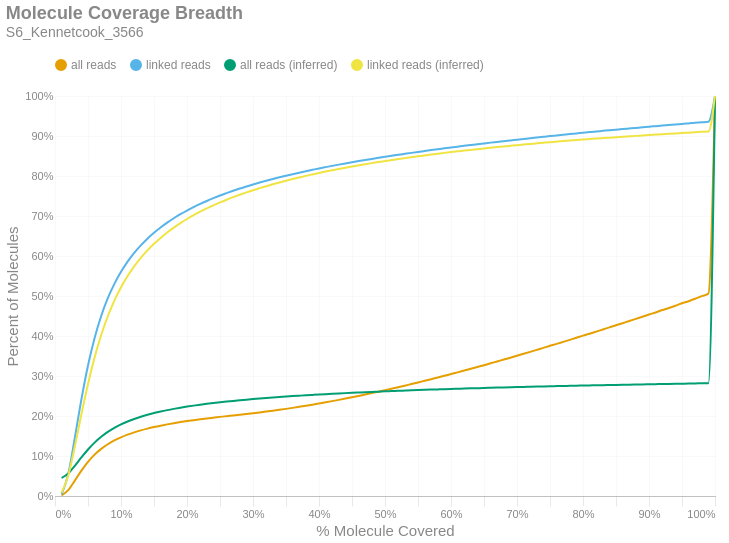

The notebook cell saved with this chart:
### Markdown cell above
### Molecule Read Coverage
This chart shows molecule coverage breadth as computed by the number of bases aligned to that molecule. In other words, "*how much of each unique long molecule is actually sequenced/aligned?*" Keep in mind there is a distinction between sequences and alignments, since some sequences belonging to a particular molecule may not align well and wouldn't appear in the alignment data. This chart also shows molecule coverage breadth as computed by the *inferred fragment* from which the aligned sequences originate. Unlike read coverage, this calculation takes into account the total insert size, including unsequenced gaps between the forward and reverse reads. Like the previous figures, these are cumulative percents.

### Code cell
if SKIPLR:
    print_html(f"Skipped")
else:
    binned_df = consolidated_hist(valids['coverage_bp'], mask, 0.01, True)
    binned_df_inf = consolidated_hist(valids['coverage_inserts'], mask, 0.01, True)
    binned_df = binned_df.with_columns(pl.lit(binned_df_inf['all reads (cumsum)']).alias('all reads (inferred)'))
    binned_df = binned_df.with_columns(pl.lit(binned_df_inf['linked reads (cumsum)']).alias('linked reads (inferred)'))
    binned_df = binned_df.with_columns(
        (pl.col('bin').cast(pl.Float64) + 0.01).alias('right_edge')
    )

    with SafeRender(binned_df):
        (
            density_plot(binned_df, 'Molecule Coverage Breadth', samplename, 'molcov', ['all reads (inferred)','linked reads (inferred)'])
            .encode(
                #x=alt.X('bin:Q', title="% Molecule Covered").axis(format = '%').scale(padding=0),
                x=alt.X('right_edge:Q', title="% Molecule Covered").axis(format='%').scale(padding=0),
                y=alt.Y('value:Q', title='Percent of Molecules')
                    .axis(format='%')
                    .stack(False)
                    .scale(domainMin=0, padding=0),
                color=alt.Color("key:N").scale(domain = ["all reads", "linked reads", "all reads (inferred)", "linked reads (inferred)"]),
                tooltip = [
                    alt.Tooltip("key:N", title = "Data Type"),
                    alt.Tooltip("range_label:N", title="% Molecule Covered"),
                    alt.Tooltip("value:Q", format = ".2%", title="% Molecules")
                ]
            )
        ).display()

### Figure 1 — Vega-Lite specification as saved in the notebook (floating-point values rounded to 4 significant figures)
{"width": "container", "height": 400, "config": {"title": {"anchor": "start", "dy": -15, "fontSize": 18, "color": "#888888", "subtitleColor": "#888888", "subtitleFontSize": 14}, "arc": {"fill": "#0072B2"}, "axis": {"domainColor": "#888888", "domainWidth": 0.5, "gridWidth": 0.2, "grid": false, "titleFontWeight": 400, "titleFontSize": 15, "labelFontSize": 11, "labelColor": "#888888", "tickColor": "#888888", "tickWidth": 0.2, "titleColor": "#888888"}, "axisBand": {"grid": false}, "axisX": {"grid": true, "tickSize": 10, "domainCap": "round"}, "axisY": {"domain": false, "grid": true, "tickSize": 0, "domainCap": "round"}, "background": "transparent", "header": {"labelFontSize": 15, "labelColor": "#888888", "titleFontSize": 15, "titleFontWeight": 600, "titleColor": "#888888"}, "legend": {"labelFont": "sans-serif", "labelFontSize": 12, "labelColor": "#888888", "symbolSize": 100, "symbolType": "circle", "titleFontSize": 12, "titlePadding": 10, "titleColor": "#888888", "title": null, "orient": "top"}, "range": {"category": ["#E69F00", "#56B4E9", "#009E73", "#F0E442", "#0072B2", "#D55E00", "#CC79A7", "#000000"], "diverging": ["#cfe8f3", "#a2d4ec", "#73bfe2", "#46abdb", "#1696d2", "#12719e"]}, "area": {"fill": "#0072B2", "fillOpacity": 0.7, "line": true, "strokeOpacity": 0.7}, "line": {"color": "#0072B2", "stroke": "#0072B2", "strokeWidth": 2}, "trail": {"color": "#0072B2", "stroke": "#0072B2", "strokeWidth": 0, "size": 1}, "point": {"filled": true, "fillOpacity": 1.0, "size": 95}, "text": {"color": "#888888", "fontSize": 11, "align": "right", "fontWeight": 400, "size": 11}, "bar": {"fill": "#0072B2", "stroke": null}, "view": {"stroke": null, "continuousWidth": 660, "continuousHeight": 400}}, "data": {"name": "data-5e71405392e8d7f303ddfbb2c38415be"}, "mark": {"type": "line", "interpolate": "monotone", "point": {"opacity": 0, "size": 275}}, "encoding": {"color": {"field": "key", "scale": {"domain": ["all reads", "linked reads", "all reads (inferred)", "linked reads (inferred)"]}, "type": "nominal"}, "tooltip": [{"field": "key", "title": "Data Type", "type": "nominal"}, {"field": "range_label", "title": "% Molecule Covered", "type": "nominal"}, {"field": "value", "format": ".2%", "title": "% Molecules", "type": "quantitative"}], "x": {"axis": {"format": "%"}, "field": "right_edge", "scale": {"padding": 0}, "title": "% Molecule Covered", "type": "quantitative"}, "y": {"axis": {"format": "%"}, "field": "value", "scale": {"domainMin": 0, "padding": 0}, "stack": false, "title": "Percent of Molecules", "type": "quantitative"}}, "params": [{"name": "param_c36ac31b6afebe62", "select": {"type": "point", "fields": ["key"]}, "bind": "legend"}], "title": {"text": "Molecule Coverage Breadth", "subtitle": "S6_Kennetcook_3566"}, "transform": [{"fold": ["all reads (cumsum)", "linked reads (cumsum)", "all reads (inferred)", "linked reads (inferred)"]}, {"calculate": "replace(datum.key, ' (cumsum)', '')", "as": "key"}, {"filter": {"param": "param_c36ac31b6afebe62"}}], "usermeta": {"embedOptions": {"downloadFileName": "S6_Kennetcook_3566.molcov"}}, "$schema": "https://vega.github.io/schema/vega-lite/v6.1.0.json", "datasets": {"data-5e71405392e8d7f303ddfbb2c38415be": [{"bin": "0.0", "interval": "0.0-0.01", "all reads": 0.001195, "linked reads": 0.003926, "all reads (cumsum)": 0.001195, "linked reads (cumsum)": 0.003926, "range_label": "0.0-0.01", "all reads (inferred)": 0.04499, "linked reads (inferred)": 0.00815, "right_edge": 0.01}, {"bin": "0.01", "interval": "0.01-0.02", "all reads": 0.0134, "linked reads": 0.05029, "all reads (cumsum)": 0.0146, "linked reads (cumsum)": 0.05421, "range_label": "0.01-0.02", "all reads (inferred)": 0.05645, "linked reads (inferred)": 0.05082, "right_edge": 0.02}, {"bin": "0.02", "interval": "0.02-0.03", "all reads": 0.02381, "linked reads": 0.0909, "all reads (cumsum)": 0.03841, "linked reads (cumsum)": 0.1451, "range_label": "0.02-0.03", "all reads (inferred)": 0.07551, "linked reads (inferred)": 0.1236, "right_edge": 0.03}, {"bin": "0.03", "interval": "0.03-0.04", "all reads": 0.02512, "linked reads": 0.09636, "all reads (cumsum)": 0.06352, "linked reads (cumsum)": 0.2415, "range_label": "0.03-0.04", "all reads (inferred)": 0.0965, "linked reads (inferred)": 0.2042, "right_edge": 0.04}, {"bin": "0.04", "interval": "0.04-0.05", "all reads": 0.02201, "linked reads": 0.08459, "all reads (cumsum)": 0.08553, "linked reads (cumsum)": 0.3261, "range_label": "0.04-0.05", "all reads (inferred)": 0.1163, "linked reads (inferred)": 0.2802, "right_edge": 0.05}, {"bin": "0.05", "interval": "0.05-0.06", "all reads": 0.01797, "linked reads": 0.06906, "all reads (cumsum)": 0.1035, "linked reads (cumsum)": 0.3951, "range_label": "0.05-0.06", "all reads (inferred)": 0.1335, "linked reads (inferred)": 0.3466, "right_edge": 0.06}, {"bin": "0.06", "interval": "0.06-0.07", "all reads": 0.01433, "linked reads": 0.05499, "all reads (cumsum)": 0.1178, "linked reads (cumsum)": 0.4501, "range_label": "0.06-0.07", "all reads (inferred)": 0.148, "linked reads (inferred)": 0.4026, "right_edge": 0.07}, {"bin": "0.07", "interval": "0.07-0.08", "all reads": 0.01157, "linked reads": 0.04435, "all reads (cumsum)": 0.1294, "linked reads (cumsum)": 0.4945, "range_label": "0.07-0.08", "all reads (inferred)": 0.1602, "linked reads (inferred)": 0.4494, "right_edge": 0.08}, {"bin": "0.08", "interval": "0.08-0.09", "all reads": 0.009395, "linked reads": 0.03594, "all reads (cumsum)": 0.1388, "linked reads (cumsum)": 0.5304, "range_label": "0.08-0.09", "all reads (inferred)": 0.1704, "linked reads (inferred)": 0.4886, "right_edge": 0.09}, {"bin": "0.09", "interval": "0.09-0.1", "all reads": 0.007856, "linked reads": 0.03, "all reads (cumsum)": 0.1466, "linked reads (cumsum)": 0.5604, "range_label": "0.09-0.1", "all reads (inferred)": 0.179, "linked reads (inferred)": 0.5217, "right_edge": 0.1}, {"bin": "0.1", "interval": "0.1-0.11", "all reads": 0.00665, "linked reads": 0.02537, "all reads (cumsum)": 0.1533, "linked reads (cumsum)": 0.5858, "range_label": "0.1-0.11", "all reads (inferred)": 0.1863, "linked reads (inferred)": 0.5499, "right_edge": 0.11}, {"bin": "0.11", "interval": "0.11-0.12", "all reads": 0.005743, "linked reads": 0.02184, "all reads (cumsum)": 0.159, "linked reads (cumsum)": 0.6076, "range_label": "0.11-0.12", "all reads (inferred)": 0.1926, "linked reads (inferred)": 0.5742, "right_edge": 0.12}, {"bin": "0.12", "interval": "0.12-0.13", "all reads": 0.004987, "linked reads": 0.01896, "all reads (cumsum)": 0.164, "linked reads (cumsum)": 0.6266, "range_label": "0.12-0.13", "all reads (inferred)": 0.1981, "linked reads (inferred)": 0.5952, "right_edge": 0.13}, {"bin": "0.13", "interval": "0.13-0.14", "all reads": 0.004425, "linked reads": 0.01679, "all reads (cumsum)": 0.1684, "linked reads (cumsum)": 0.6434, "range_label": "0.13-0.14", "all reads (inferred)": 0.203, "linked reads (inferred)": 0.6139, "right_edge": 0.14}, {"bin": "0.14", "interval": "0.14-0.15", "all reads": 0.003898, "linked reads": 0.01475, "all reads (cumsum)": 0.1723, "linked reads (cumsum)": 0.6581, "range_label": "0.14-0.15", "all reads (inferred)": 0.2073, "linked reads (inferred)": 0.6304, "right_edge": 0.15}, {"bin": "0.15", "interval": "0.15-0.16", "all reads": 0.003507, "linked reads": 0.0132, "all reads (cumsum)": 0.1759, "linked reads (cumsum)": 0.6713, "range_label": "0.15-0.16", "all reads (inferred)": 0.2111, "linked reads (inferred)": 0.6453, "right_edge": 0.16}, {"bin": "0.16", "interval": "0.16-0.17", "all reads": 0.003203, "linked reads": 0.01203, "all reads (cumsum)": 0.1791, "linked reads (cumsum)": 0.6834, "range_label": "0.16-0.17", "all reads (inferred)": 0.2146, "linked reads (inferred)": 0.6587, "right_edge": 0.17}, {"bin": "0.17", "interval": "0.17-0.18", "all reads": 0.002954, "linked reads": 0.01103, "all reads (cumsum)": 0.182, "linked reads (cumsum)": 0.6944, "range_label": "0.17-0.18", "all reads (inferred)": 0.2178, "linked reads (inferred)": 0.6709, "right_edge": 0.18}, {"bin": "0.18", "interval": "0.18-0.19", "all reads": 0.00272, "linked reads": 0.01005, "all reads (cumsum)": 0.1847, "linked reads (cumsum)": 0.7044, "range_label": "0.18-0.19", "all reads (inferred)": 0.2208, "linked reads (inferred)": 0.6822, "right_edge": 0.19}, {"bin": "0.19", "interval": "0.19-0.2", "all reads": 0.002521, "linked reads": 0.009235, "all reads (cumsum)": 0.1873, "linked reads (cumsum)": 0.7137, "range_label": "0.19-0.2", "all reads (inferred)": 0.2235, "linked reads (inferred)": 0.6925, "right_edge": 0.2}, {"bin": "0.2", "interval": "0.2-0.21", "all reads": 0.002351, "linked reads": 0.008531, "all reads (cumsum)": 0.1896, "linked reads (cumsum)": 0.7222, "range_label": "0.2-0.21", "all reads (inferred)": 0.2259, "linked reads (inferred)": 0.7019, "right_edge": 0.21}, {"bin": "0.21", "interval": "0.21-0.22", "all reads": 0.002215, "linked reads": 0.007989, "all reads (cumsum)": 0.1918, "linked reads (cumsum)": 0.7302, "range_label": "0.21-0.22", "all reads (inferred)": 0.2282, "linked reads (inferred)": 0.7107, "right_edge": 0.22}, {"bin": "0.22", "interval": "0.22-0.23", "all reads": 0.002083, "linked reads": 0.007394, "all reads (cumsum)": 0.1939, "linked reads (cumsum)": 0.7376, "range_label": "0.22-0.23", "all reads (inferred)": 0.2304, "linked reads (inferred)": 0.7189, "right_edge": 0.23}, {"bin": "0.23", "interval": "0.23-0.24", "all reads": 0.001986, "linked reads": 0.006947, "all reads (cumsum)": 0.1959, "linked reads (cumsum)": 0.7445, "range_label": "0.23-0.24", "all reads (inferred)": 0.2324, "linked reads (inferred)": 0.7267, "right_edge": 0.24}, {"bin": "0.24", "interval": "0.24-0.25", "all reads": 0.001934, "linked reads": 0.006679, "all reads (cumsum)": 0.1978, "linked reads (cumsum)": 0.7512, "range_label": "0.24-0.25", "all reads (inferred)": 0.2343, "linked reads (inferred)": 0.7339, "right_edge": 0.25}, {"bin": "0.25", "interval": "0.25-0.26", "all reads": 0.001783, "linked reads": 0.006043, "all reads (cumsum)": 0.1996, "linked reads (cumsum)": 0.7572, "range_label": "0.25-0.26", "all reads (inferred)": 0.2361, "linked reads (inferred)": 0.7406, "right_edge": 0.26}, {"bin": "0.26", "interval": "0.26-0.27", "all reads": 0.00177, "linked reads": 0.00585, "all reads (cumsum)": 0.2014, "linked reads (cumsum)": 0.7631, "range_label": "0.26-0.27", "all reads (inferred)": 0.2378, "linked reads (inferred)": 0.747, "right_edge": 0.27}, {"bin": "0.27", "interval": "0.27-0.28", "all reads": 0.001793, "linked reads": 0.005603, "all reads (cumsum)": 0.2032, "linked reads (cumsum)": 0.7687, "range_label": "0.27-0.28", "all reads (inferred)": 0.2394, "linked reads (inferred)": 0.7532, "right_edge": 0.28}, {"bin": "0.28", "interval": "0.28-0.29", "all reads": 0.001832, "linked reads": 0.005237, "all reads (cumsum)": 0.205, "linked reads (cumsum)": 0.7739, "range_label": "0.28-0.29", "all reads (inferred)": 0.2409, "linked reads (inferred)": 0.759, "right_edge": 0.29}, {"bin": "0.29", "interval": "0.29-0.3", "all reads": 0.001905, "linked reads": 0.005, "all reads (cumsum)": 0.2069, "linked reads (cumsum)": 0.7789, "range_label": "0.29-0.3", "all reads (inferred)": 0.2424, "linked reads (inferred)": 0.7645, "right_edge": 0.3}, {"bin": "0.3", "interval": "0.3-0.31", "all reads": 0.001966, "linked reads": 0.004671, "all reads (cumsum)": 0.2089, "linked reads (cumsum)": 0.7836, "range_label": "0.3-0.31", "all reads (inferred)": 0.2437, "linked reads (inferred)": 0.7696, "right_edge": 0.31}, {"bin": "0.31", "interval": "0.31-0.32", "all reads": 0.002093, "linked reads": 0.00453, "all reads (cumsum)": 0.211, "linked reads (cumsum)": 0.7881, "range_label": "0.31-0.32", "all reads (inferred)": 0.245, "linked reads (inferred)": 0.7746, "right_edge": 0.32}, {"bin": "0.32", "interval": "0.32-0.33", "all reads": 0.002203, "linked reads": 0.004327, "all reads (cumsum)": 0.2132, "linked reads (cumsum)": 0.7925, "range_label": "0.32-0.33", "all reads (inferred)": 0.2463, "linked reads (inferred)": 0.7793, "right_edge": 0.33}, {"bin": "0.33", "interval": "0.33-0.34", "all reads": 0.002293, "linked reads": 0.004211, "all reads (cumsum)": 0.2155, "linked reads (cumsum)": 0.7967, "range_label": "0.33-0.34", "all reads (inferred)": 0.2475, "linked reads (inferred)": 0.7839, "right_edge": 0.34}, {"bin": "0.34", "interval": "0.34-0.35", "all reads": 0.002368, "linked reads": 0.004015, "all reads (cumsum)": 0.2178, "linked reads (cumsum)": 0.8007, "range_label": "0.34-0.35", "all reads (inferred)": 0.2486, "linked reads (inferred)": 0.7882, "right_edge": 0.35}, {"bin": "0.35", "interval": "0.35-0.36", "all reads": 0.002459, "linked reads": 0.003875, "all reads (cumsum)": 0.2203, "linked reads (cumsum)": 0.8046, "range_label": "0.35-0.36", "all reads (inferred)": 0.2497, "linked reads (inferred)": 0.7924, "right_edge": 0.36}, {"bin": "0.36", "interval": "0.36-0.37", "all reads": 0.00257, "linked reads": 0.00377, "all reads (cumsum)": 0.2229, "linked reads (cumsum)": 0.8083, "range_label": "0.36-0.37", "all reads (inferred)": 0.2507, "linked reads (inferred)": 0.7964, "right_edge": 0.37}, {"bin": "0.37", "interval": "0.37-0.38", "all reads": 0.002664, "linked reads": 0.003608, "all reads (cumsum)": 0.2255, "linked reads (cumsum)": 0.8119, "range_label": "0.37-0.38", "all reads (inferred)": 0.2518, "linked reads (inferred)": 0.8003, "right_edge": 0.38}, {"bin": "0.38", "interval": "0.38-0.39", "all reads": 0.002758, "linked reads": 0.003479, "all reads (cumsum)": 0.2283, "linked reads (cumsum)": 0.8154, "range_label": "0.38-0.39", "all reads (inferred)": 0.2528, "linked reads (inferred)": 0.804, "right_edge": 0.39}, {"bin": "0.39", "interval": "0.39-0.4", "all reads": 0.002912, "linked reads": 0.003471, "all reads (cumsum)": 0.2312, "linked reads (cumsum)": 0.8189, "range_label": "0.39-0.4", "all reads (inferred)": 0.2537, "linked reads (inferred)": 0.8076, "right_edge": 0.4}, {"bin": "0.4", "interval": "0.4-0.41", "all reads": 0.002932, "linked reads": 0.003256, "all reads (cumsum)": 0.2341, "linked reads (cumsum)": 0.8221, "range_label": "0.4-0.41", "all reads (inferred)": 0.2546, "linked reads (inferred)": 0.811, "right_edge": 0.41}, {"bin": "0.41", "interval": "0.41-0.42", "all reads": 0.003046, "linked reads": 0.003177, "all reads (cumsum)": 0.2372, "linked reads (cumsum)": 0.8253, "range_label": "0.41-0.42", "all reads (inferred)": 0.2555, "linked reads (inferred)": 0.8144, "right_edge": 0.42}, {"bin": "0.42", "interval": "0.42-0.43", "all reads": 0.003152, "linked reads": 0.00308, "all reads (cumsum)": 0.2403, "linked reads (cumsum)": 0.8284, "range_label": "0.42-0.43", "all reads (inferred)": 0.2564, "linked reads (inferred)": 0.8176, "right_edge": 0.43}, {"bin": "0.43", "interval": "0.43-0.44", "all reads": 0.003207, "linked reads": 0.003012, "all reads (cumsum)": 0.2435, "linked reads (cumsum)": 0.8314, "range_label": "0.43-0.44", "all reads (inferred)": 0.2572, "linked reads (inferred)": 0.8207, "right_edge": 0.44}, {"bin": "0.44", "interval": "0.44-0.45", "all reads": 0.003315, "linked reads": 0.002976, "all reads (cumsum)": 0.2468, "linked reads (cumsum)": 0.8344, "range_label": "0.44-0.45", "all reads (inferred)": 0.258, "linked reads (inferred)": 0.8237, "right_edge": 0.45}, {"bin": "0.45", "interval": "0.45-0.46", "all reads": 0.003394, "linked reads": 0.002846, "all reads (cumsum)": 0.2502, "linked reads (cumsum)": 0.8372, "range_label": "0.45-0.46", "all reads (inferred)": 0.2588, "linked reads (inferred)": 0.8266, "right_edge": 0.46}, {"bin": "0.46", "interval": "0.46-0.47", "all reads": 0.003431, "linked reads": 0.002775, "all reads (cumsum)": 0.2537, "linked reads (cumsum)": 0.84, "range_label": "0.46-0.47", "all reads (inferred)": 0.2595, "linked reads (inferred)": 0.8295, "right_edge": 0.47}, {"bin": "0.47", "interval": "0.47-0.48", "all reads": 0.003554, "linked reads": 0.002719, "all reads (cumsum)": 0.2572, "linked reads (cumsum)": 0.8427, "range_label": "0.47-0.48", "all reads (inferred)": 0.2602, "linked reads (inferred)": 0.8322, "right_edge": 0.48}, {"bin": "0.48", "interval": "0.48-0.49", "all reads": 0.003476, "linked reads": 0.002681, "all reads (cumsum)": 0.2607, "linked reads (cumsum)": 0.8454, "range_label": "0.48-0.49", "all reads (inferred)": 0.2609, "linked reads (inferred)": 0.8348, "right_edge": 0.49}, {"bin": "0.49", "interval": "0.49-0.5", "all reads": 0.003914, "linked reads": 0.002611, "all reads (cumsum)": 0.2646, "linked reads (cumsum)": 0.848, "range_label": "0.49-0.5", "all reads (inferred)": 0.2616, "linked reads (inferred)": 0.8375, "right_edge": 0.5}, {"bin": "0.5", "interval": "0.5-0.51", "all reads": 0.003443, "linked reads": 0.002457, "all reads (cumsum)": 0.2681, "linked reads (cumsum)": 0.8505, "range_label": "0.5-0.51", "all reads (inferred)": 0.2623, "linked reads (inferred)": 0.8399, "right_edge": 0.51}, {"bin": "0.51", "interval": "0.51-0.52", "all reads": 0.003905, "linked reads": 0.002538, "all reads (cumsum)": 0.272, "linked reads (cumsum)": 0.853, "range_label": "0.51-0.52", "all reads (inferred)": 0.2629, "linked reads (inferred)": 0.8424, "right_edge": 0.52}, {"bin": "0.52", "interval": "0.52-0.53", "all reads": 0.003844, "linked reads": 0.002398, "all reads (cumsum)": 0.2758, "linked reads (cumsum)": 0.8554, "range_label": "0.52-0.53", "all reads (inferred)": 0.2636, "linked reads (inferred)": 0.8447, "right_edge": 0.53}, {"bin": "0.53", "interval": "0.53-0.54", "all reads": 0.003978, "linked reads": 0.002395, "all reads (cumsum)": 0.2798, "linked reads (cumsum)": 0.8578, "range_label": "0.53-0.54", "all reads (inferred)": 0.2642, "linked reads (inferred)": 0.847, "right_edge": 0.54}, {"bin": "0.54", "interval": "0.54-0.55", "all reads": 0.003974, "linked reads": 0.002355, "all reads (cumsum)": 0.2838, "linked reads (cumsum)": 0.8602, "range_label": "0.54-0.55", "all reads (inferred)": 0.2648, "linked reads (inferred)": 0.8493, "right_edge": 0.55}, {"bin": "0.55", "interval": "0.55-0.56", "all reads": 0.004142, "linked reads": 0.002289, "all reads (cumsum)": 0.2879, "linked reads (cumsum)": 0.8625, "range_label": "0.55-0.56", "all reads (inferred)": 0.2654, "linked reads (inferred)": 0.8515, "right_edge": 0.56}, {"bin": "0.56", "interval": "0.56-0.57", "all reads": 0.004142, "linked reads": 0.002266, "all reads (cumsum)": 0.292, "linked reads (cumsum)": 0.8647, "range_label": "0.56-0.57", "all reads (inferred)": 0.266, "linked reads (inferred)": 0.8537, "right_edge": 0.57}, {"bin": "0.57", "interval": "0.57-0.58", "all reads": 0.004126, "linked reads": 0.002227, "all reads (cumsum)": 0.2962, "linked reads (cumsum)": 0.8669, "range_label": "0.57-0.58", "all reads (inferred)": 0.2665, "linked reads (inferred)": 0.8557, "right_edge": 0.58}, {"bin": "0.58", "interval": "0.58-0.59", "all reads": 0.004234, "linked reads": 0.002188, "all reads (cumsum)": 0.3004, "linked reads (cumsum)": 0.8691, "range_label": "0.58-0.59", "all reads (inferred)": 0.2671, "linked reads (inferred)": 0.8578, "right_edge": 0.59}, {"bin": "0.59", "interval": "0.59-0.6", "all reads": 0.004422, "linked reads": 0.002207, "all reads (cumsum)": 0.3048, "linked reads (cumsum)": 0.8713, "range_label": "0.59-0.6", "all reads (inferred)": 0.2676, "linked reads (inferred)": 0.8598, "right_edge": 0.6}, {"bin": "0.6", "interval": "0.6-0.61", "all reads": 0.00427, "linked reads": 0.002072, "all reads (cumsum)": 0.3091, "linked reads (cumsum)": 0.8734, "range_label": "0.6-0.61", "all reads (inferred)": 0.2681, "linked reads (inferred)": 0.8616, "right_edge": 0.61}, {"bin": "0.61", "interval": "0.61-0.62", "all reads": 0.0045, "linked reads": 0.002088, "all reads (cumsum)": 0.3136, "linked reads (cumsum)": 0.8755, "range_label": "0.61-0.62", "all reads (inferred)": 0.2686, "linked reads (inferred)": 0.8635, "right_edge": 0.62}, {"bin": "0.62", "interval": "0.62-0.63", "all reads": 0.004449, "linked reads": 0.002, "all reads (cumsum)": 0.318, "linked reads (cumsum)": 0.8775, "range_label": "0.62-0.63", "all reads (inferred)": 0.2691, "linked reads (inferred)": 0.8653, "right_edge": 0.63}, {"bin": "0.63", "interval": "0.63-0.64", "all reads": 0.00454, "linked reads": 0.002025, "all reads (cumsum)": 0.3226, "linked reads (cumsum)": 0.8795, "range_label": "0.63-0.64", "all reads (inferred)": 0.2696, "linked reads (inferred)": 0.8671, "right_edge": 0.64}, {"bin": "0.64", "interval": "0.64-0.65", "all reads": 0.004511, "linked reads": 0.001957, "all reads (cumsum)": 0.3271, "linked reads (cumsum)": 0.8815, "range_label": "0.64-0.65", "all reads (inferred)": 0.2701, "linked reads (inferred)": 0.8689, "right_edge": 0.65}, {"bin": "0.65", "interval": "0.65-0.66", "all reads": 0.004734, "linked reads": 0.001958, "all reads (cumsum)": 0.3318, "linked reads (cumsum)": 0.8834, "range_label": "0.65-0.66", "all reads (inferred)": 0.2705, "linked reads (inferred)": 0.8706, "right_edge": 0.66}, {"bin": "0.66", "interval": "0.66-0.67", "all reads": 0.004561, "linked reads": 0.001827, "all reads (cumsum)": 0.3364, "linked reads (cumsum)": 0.8853, "range_label": "0.66-0.67", "all reads (inferred)": 0.271, "linked reads (inferred)": 0.8723, "right_edge": 0.67}, {"bin": "0.67", "interval": "0.67-0.68", "all reads": 0.004781, "linked reads": 0.001894, "all reads (cumsum)": 0.3412, "linked reads (cumsum)": 0.8872, "range_label": "0.67-0.68", "all reads (inferred)": 0.2715, "linked reads (inferred)": 0.8739, "right_edge": 0.68}, {"bin": "0.68", "interval": "0.68-0.69", "all reads": 0.004663, "linked reads": 0.001808, "all reads (cumsum)": 0.3458, "linked reads (cumsum)": 0.889, "range_label": "0.68-0.69", "all reads (inferred)": 0.2719, "linked reads (inferred)": 0.8756, "right_edge": 0.69}, {"bin": "0.69", "interval": "0.69-0.7", "all reads": 0.004872, "linked reads": 0.001865, "all reads (cumsum)": 0.3507, "linked reads (cumsum)": 0.8908, "range_label": "0.69-0.7", "all reads (inferred)": 0.2723, "linked reads (inferred)": 0.8772, "right_edge": 0.7}, {"bin": "0.7", "interval": "0.7-0.71", "all reads": 0.004815, "linked reads": 0.001811, "all reads (cumsum)": 0.3555, "linked reads (cumsum)": 0.8926, "range_label": "0.7-0.71", "all reads (inferred)": 0.2727, "linked reads (inferred)": 0.8787, "right_edge": 0.71}, {"bin": "0.71", "interval": "0.71-0.72", "all reads": 0.004886, "linked reads": 0.001818, "all reads (cumsum)": 0.3604, "linked reads (cumsum)": 0.8945, "range_label": "0.71-0.72", "all reads (inferred)": 0.2732, "linked reads (inferred)": 0.8802, "right_edge": 0.72}, {"bin": "0.72", "interval": "0.72-0.73", "all reads": 0.004992, "linked reads": 0.001785, "all reads (cumsum)": 0.3654, "linked reads (cumsum)": 0.8963, "range_label": "0.72-0.73", "all reads (inferred)": 0.2736, "linked reads (inferred)": 0.8817, "right_edge": 0.73}, {"bin": "0.73", "interval": "0.73-0.74", "all reads": 0.004847, "linked reads": 0.001773, "all reads (cumsum)": 0.3702, "linked reads (cumsum)": 0.898, "range_label": "0.73-0.74", "all reads (inferred)": 0.274, "linked reads (inferred)": 0.8831, "right_edge": 0.74}, {"bin": "0.74", "interval": "0.74-0.75", "all reads": 0.005182, "linked reads": 0.001755, "all reads (cumsum)": 0.3754, "linked reads (cumsum)": 0.8998, "range_label": "0.74-0.75", "all reads (inferred)": 0.2744, "linked reads (inferred)": 0.8846, "right_edge": 0.75}, {"bin": "0.75", "interval": "0.75-0.76", "all reads": 0.004825, "linked reads": 0.001681, "all reads (cumsum)": 0.3802, "linked reads (cumsum)": 0.9015, "range_label": "0.75-0.76", "all reads (inferred)": 0.2747, "linked reads (inferred)": 0.8859, "right_edge": 0.76}, {"bin": "0.76", "interval": "0.76-0.77", "all reads": 0.005059, "linked reads": 0.001689, "all reads (cumsum)": 0.3853, "linked reads (cumsum)": 0.9032, "range_label": "0.76-0.77", "all reads (inferred)": 0.2751, "linked reads (inferred)": 0.8872, "right_edge": 0.77}, {"bin": "0.77", "interval": "0.77-0.78", "all reads": 0.00509, "linked reads": 0.00171, "all reads (cumsum)": 0.3904, "linked reads (cumsum)": 0.9049, "range_label": "0.77-0.78", "all reads (inferred)": 0.2755, "linked reads (inferred)": 0.8886, "right_edge": 0.78}, {"bin": "0.78", "interval": "0.78-0.79", "all reads": 0.005083, "linked reads": 0.001605, "all reads (cumsum)": 0.3955, "linked reads (cumsum)": 0.9065, "range_label": "0.78-0.79", "all reads (inferred)": 0.2758, "linked reads (inferred)": 0.8898, "right_edge": 0.79}, {"bin": "0.79", "interval": "0.79-0.8", "all reads": 0.005367, "linked reads": 0.001672, "all reads (cumsum)": 0.4008, "linked reads (cumsum)": 0.9081, "range_label": "0.79-0.8", "all reads (inferred)": 0.2762, "linked reads (inferred)": 0.8911, "right_edge": 0.8}, {"bin": "0.8", "interval": "0.8-0.81", "all reads": 0.004979, "linked reads": 0.001577, "all reads (cumsum)": 0.4058, "linked reads (cumsum)": 0.9097, "range_label": "0.8-0.81", "all reads (inferred)": 0.2765, "linked reads (inferred)": 0.8923, "right_edge": 0.81}, {"bin": "0.81", "interval": "0.81-0.82", "all reads": 0.005165, "linked reads": 0.001572, "all reads (cumsum)": 0.411, "linked reads (cumsum)": 0.9113, "range_label": "0.81-0.82", "all reads (inferred)": 0.2769, "linked reads (inferred)": 0.8936, "right_edge": 0.82}, {"bin": "0.82", "interval": "0.82-0.83", "all reads": 0.005246, "linked reads": 0.001537, "all reads (cumsum)": 0.4162, "linked reads (cumsum)": 0.9128, "range_label": "0.82-0.83", "all reads (inferred)": 0.2772, "linked reads (inferred)": 0.8947, "right_edge": 0.83}, {"bin": "0.83", "interval": "0.83-0.84", "all reads": 0.005259, "linked reads": 0.00155, "all reads (cumsum)": 0.4215, "linked reads (cumsum)": 0.9144, "range_label": "0.83-0.84", "all reads (inferred)": 0.2775, "linked reads (inferred)": 0.8959, "right_edge": 0.84}, {"bin": "0.84", "interval": "0.84-0.85", "all reads": 0.005221, "linked reads": 0.001505, "all reads (cumsum)": 0.4267, "linked reads (cumsum)": 0.9159, "range_label": "0.84-0.85", "all reads (inferred)": 0.2778, "linked reads (inferred)": 0.897, "right_edge": 0.85}, {"bin": "0.85", "interval": "0.85-0.86", "all reads": 0.005331, "linked reads": 0.001486, "all reads (cumsum)": 0.432, "linked reads (cumsum)": 0.9174, "range_label": "0.85-0.86", "all reads (inferred)": 0.2781, "linked reads (inferred)": 0.8981, "right_edge": 0.86}, {"bin": "0.86", "interval": "0.86-0.87", "all reads": 0.0053, "linked reads": 0.001463, "all reads (cumsum)": 0.4373, "linked reads (cumsum)": 0.9188, "range_label": "0.86-0.87", "all reads (inferred)": 0.2784, "linked reads (inferred)": 0.8992, "right_edge": 0.87}, {"bin": "0.87", "interval": "0.87-0.88", "all reads": 0.005425, "linked reads": 0.001463, "all reads (cumsum)": 0.4428, "linked reads (cumsum)": 0.9203, "range_label": "0.87-0.88", "all reads (inferred)": 0.2787, "linked reads (inferred)": 0.9003, "right_edge": 0.88}, {"bin": "0.88", "interval": "0.88-0.89", "all reads": 0.005359, "linked reads": 0.00144, "all reads (cumsum)": 0.4481, "linked reads (cumsum)": 0.9217, "range_label": "0.88-0.89", "all reads (inferred)": 0.279, "linked reads (inferred)": 0.9014, "right_edge": 0.89}, {"bin": "0.89", "interval": "0.89-0.9", "all reads": 0.005551, "linked reads": 0.0015, "all reads (cumsum)": 0.4537, "linked reads (cumsum)": 0.9232, "range_label": "0.89-0.9", "all reads (inferred)": 0.2793, "linked reads (inferred)": 0.9024, "right_edge": 0.9}, {"bin": "0.9", "interval": "0.9-0.91", "all reads": 0.005224, "linked reads": 0.001409, "all reads (cumsum)": 0.4589, "linked reads (cumsum)": 0.9246, "range_label": "0.9-0.91", "all reads (inferred)": 0.2796, "linked reads (inferred)": 0.9035, "right_edge": 0.91}, {"bin": "0.91", "interval": "0.91-0.92", "all reads": 0.005945, "linked reads": 0.001433, "all reads (cumsum)": 0.4649, "linked reads (cumsum)": 0.9261, "range_label": "0.91-0.92", "all reads (inferred)": 0.2799, "linked reads (inferred)": 0.9045, "right_edge": 0.92}, {"bin": "0.92", "interval": "0.92-0.93", "all reads": 0.005148, "linked reads": 0.001379, "all reads (cumsum)": 0.47, "linked reads (cumsum)": 0.9275, "range_label": "0.92-0.93", "all reads (inferred)": 0.2802, "linked reads (inferred)": 0.9055, "right_edge": 0.93}, {"bin": "0.93", "interval": "0.93-0.94", "all reads": 0.005673, "linked reads": 0.00142, "all reads (cumsum)": 0.4757, "linked reads (cumsum)": 0.9289, "range_label": "0.93-0.94", "all reads (inferred)": 0.2805, "linked reads (inferred)": 0.9065, "right_edge": 0.94}, {"bin": "0.94", "interval": "0.94-0.95", "all reads": 0.006093, "linked reads": 0.0013, "all reads (cumsum)": 0.4818, "linked reads (cumsum)": 0.9302, "range_label": "0.94-0.95", "all reads (inferred)": 0.2808, "linked reads (inferred)": 0.9074, "right_edge": 0.95}, {"bin": "0.95", "interval": "0.95-0.96", "all reads": 0.00523, "linked reads": 0.001376, "all reads (cumsum)": 0.487, "linked reads (cumsum)": 0.9315, "range_label": "0.95-0.96", "all reads (inferred)": 0.2811, "linked reads (inferred)": 0.9084, "right_edge": 0.96}, {"bin": "0.96", "interval": "0.96-0.97", "all reads": 0.006064, "linked reads": 0.001358, "all reads (cumsum)": 0.4931, "linked reads (cumsum)": 0.9329, "range_label": "0.96-0.97", "all reads (inferred)": 0.2814, "linked reads (inferred)": 0.9094, "right_edge": 0.97}, {"bin": "0.97", "interval": "0.97-0.98", "all reads": 0.00664, "linked reads": 0.001309, "all reads (cumsum)": 0.4997, "linked reads (cumsum)": 0.9342, "range_label": "0.97-0.98", "all reads (inferred)": 0.2818, "linked reads (inferred)": 0.9104, "right_edge": 0.98}, {"bin": "0.98", "interval": "0.98-0.99", "all reads": 0.006153, "linked reads": 0.001355, "all reads (cumsum)": 0.5059, "linked reads (cumsum)": 0.9356, "range_label": "0.98-0.99", "all reads (inferred)": 0.2821, "linked reads (inferred)": 0.9111, "right_edge": 0.99}, {"bin": "0.99", "interval": "0.99-1.0", "all reads": 0.4941, "linked reads": 0.06443, "all reads (cumsum)": 1.0, "linked reads (cumsum)": 1.0, "range_label": "0.99-1.0", "all reads (inferred)": 1.0, "linked reads (inferred)": 1.0, "right_edge": 1.0}]}}
